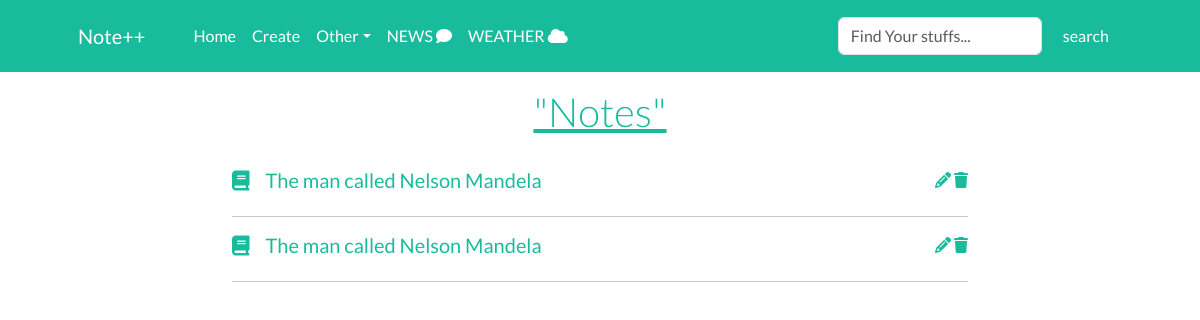
Screenshot of /course-notes/4/ (signed in) with the database file from the repository.
### core/models.py (models this page shows, shortened)
class Note(models.Model):
    title = models.CharField(max_length=200)
    content = models.TextField(null=True, blank=True)
    created = models.DateTimeField(auto_now_add=True)
    course = models.ForeignKey(Course, on_delete=models.CASCADE)

### core/views.py (the view)
# urls.py: path('course-notes/<int:pk>/', CourseDetail, name='CourseDetail'),
@login_required
def CourseDetail(request, pk):
    course = Course.objects.get(id=pk)
    if course.author == request.user:
        notes = Note.objects.filter(course=course)
        if len(notes) == 0:
            return redirect("CreateNote", pk)
    context = {'course':course, 'notes':notes}
    return render(request, 'core/note/notes.html', context)

### core/templates/core/note/notes.html (shortened to what this page needs)
{% extends 'core/admin/base.html' %}
{% load static %}
{% block content %}
    <div class="container pt-2">
        <div class="row mt-2 justify-content-center">
            <div class=" col-md-7 d-flex align-items-center justify-content-center">
                <h5 class=" text-center display-6 text-success text-decoration-underline">"Notes"</h5>
            </div>
        </div>
        <div class="row mt-4 justify-content-center">
                <div class="col-md-8 ">
                {% for note in notes %}
                    <div class="d-flex">
                        <div class="">
                            <a class="text-decoration-none text-success" href="{% url 'DetailNote' note.id %}"><h5 class=""><i class="fa fa-book me-3"></i>{{note.title}}</h5></a>
                        </div>
                        <div class="OneNoteIcons justify-content-end ms-auto">
                            <a href="{% url 'UpdateNote' note.pk %}"><i class="fa fa-pencil"></i></i></a>
                            <a href="{% url 'DeleteNote' note.pk %}" data-bs-toggle="modal" data-bs-target="#exampleModal"><i class="fa fa-trash"></i></a>
                        </div>
                    </div>
                    <hr>
                {% endfor %}
                </div>
        </div>
    </div>
{% endblock %}

### rows the page displays
Note: title "The man called Nelson Mandela"
Note: title "The man called Nelson Mandela"
